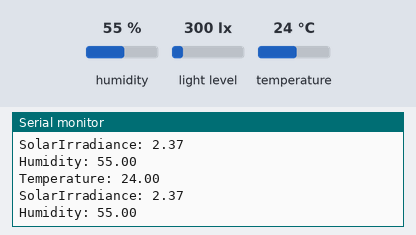
A sketch run on a simulated Arduino Uno, built with avr-gcc and run on an emulated ATmega328P. On the bench: the last lines printed to the serial monitor. The inputs (shaded band) are chosen by the test bench; at power-on: humidity 55 %, light level 300 lx, temperature 24 °C. No radio packets arrive unless stated.

Above: at 1.2 s.
1.3 s: humidity set to 22 %
At 2.0 s:
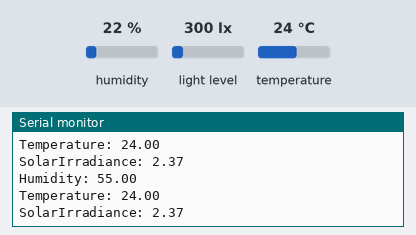
2.8 s: light level set to 1500 lx
At 3.8 s:
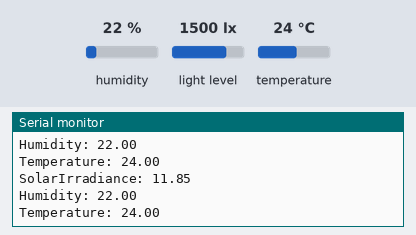
8.9 s: light level set to 40 lx
At 9.8 s:
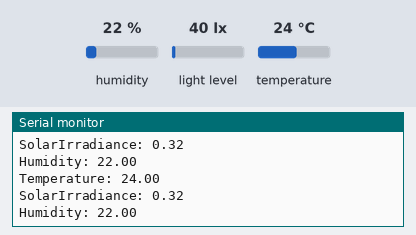
15.0 s: temperature set to 12 °C
16.5 s: humidity set to 40 %
At 17.3 s:
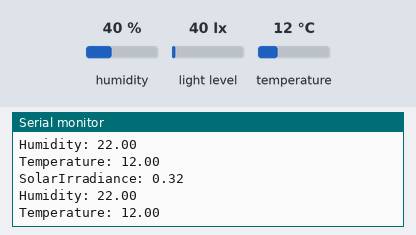
18.0 s: light level set to 1960 lx
At 19.1 s:
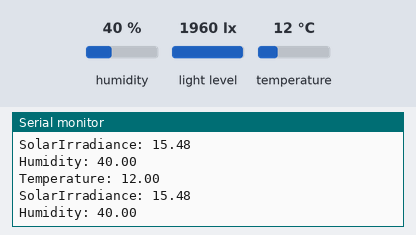
Timing chart, 0 to 21.0 s (numbered marks = the images above; inputs shaded):
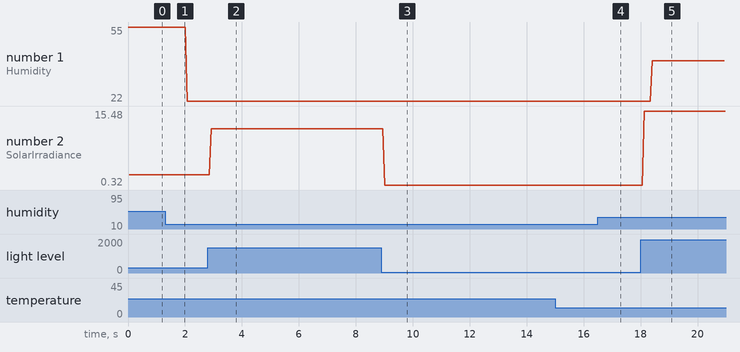

Measured:
- after the input at 2.8 s, the serial monitor: prints a new line after 0.12 s (image 2)
- after the input at 8.9 s, the serial monitor: prints a new line after 0.11 s (image 3)
- after the input at 18.0 s, the serial monitor: prints a new line after 0.12 s (image 5)
- plotted number 1: 55 → 22 after the input at 1.3 s
- plotted number 2: 2.37 → 11.85 after the input at 2.8 s, 11.85 → 0.32 after the input at 8.9 s, 0.32 → 15.48 after the input at 18.0 s

The sketch:

ir_temp_hum_2.ino
```cpp
#include <SPI.h>
#include <nRF24L01.h>
#include <RF24.h>
#include "DHT.h"
#include <Wire.h>
#include <BH1750.h>
#include <RF24Network.h>
BH1750 lightMeter;

#define DHTPIN 4
#define DHTTYPE DHT22
DHT dht(DHTPIN, DHTTYPE);
RF24 radio(9,10); //  CN and CSN  pins of nrf
const uint16_t this_node = 03; // Address of this node in Octal format
const uint16_t node00 = 00;

//----------------------------------
const uint64_t pipe2 = 0xF0F0F0F066;
//----------------------------------
struct sensor
{
  float hum;
  float temp;
  float I;
  byte  NodeNum;
};
sensor dht11_data;

float data[6];

void setup()
{
  Serial.begin(9600);
  dht.begin();
  Wire.begin();
  lightMeter.begin();
  SPI.begin();
  radio.begin();
  radio.openWritingPipe(pipe2);
  radio.setPALevel(RF24_PA_LOW);
  radio.setDataRate(RF24_250KBPS);
  radio.stopListening();
  //------------------------------
  dht11_data.NodeNum = 1;
}
void loop()
{
  data[0] = dht.readHumidity();
  data[1] = dht.readTemperature();
  float lux = lightMeter.readLightLevel();
  data[2] = (lux*0.0079);
  if (isnan(data[0]) || isnan(data[1])){
    Serial.println(F("Failed to read from DHT sensor!"));
    return;
  }

  dht11_data.hum = data[0];
    dht11_data.temp = data[1];
  dht11_data.I = data[2];
  //-------------------------------------------
  radio.write(&dht11_data, sizeof(dht11_data));
  Serial.print("Humidity: ");
  Serial.println(data[0]);
  Serial.print("Temperature: ");
  Serial.println(data[1]);
  Serial.print("SolarIrradiance: ");
  Serial.println(data[2]);

  delay(20);
}
```
